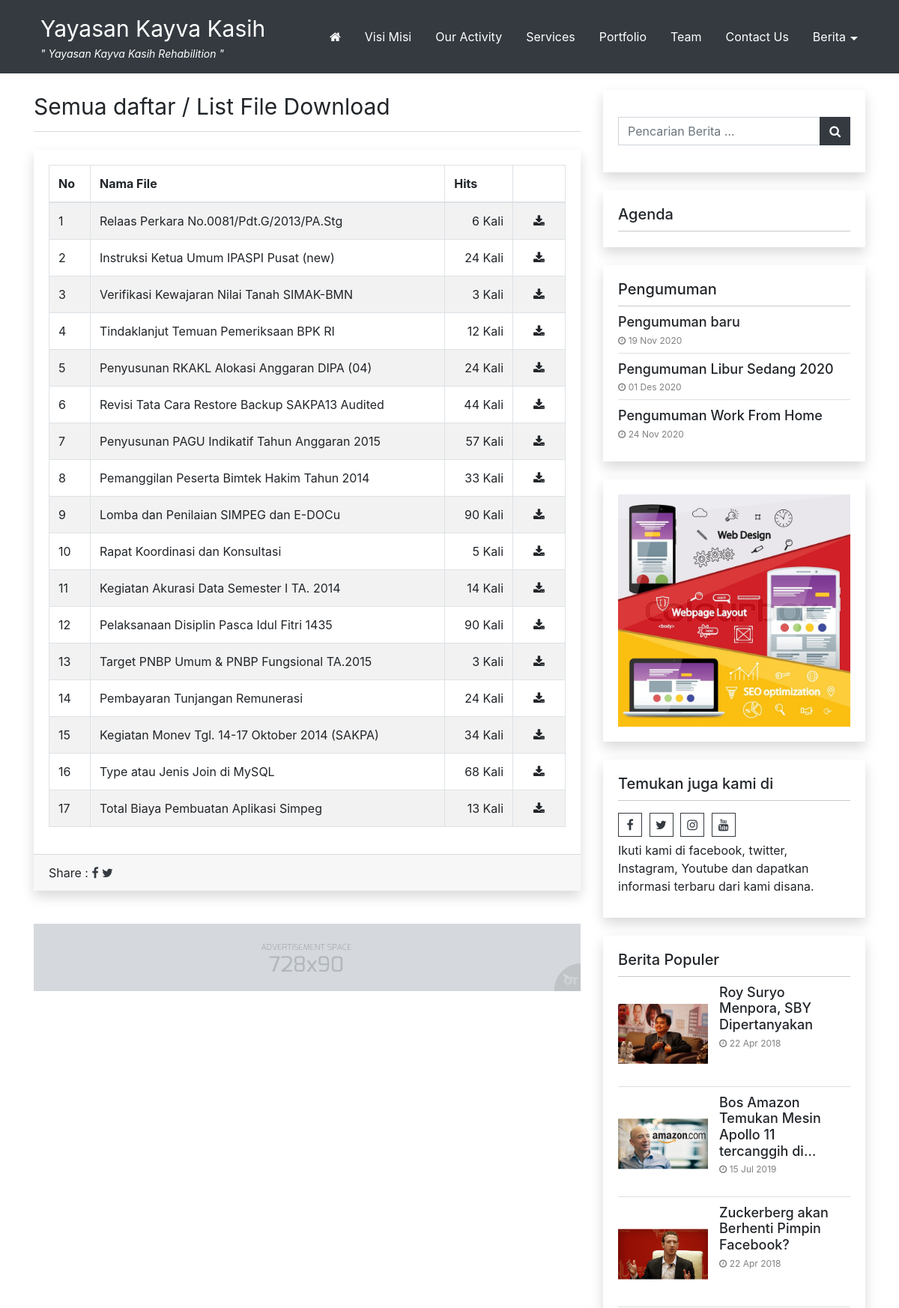
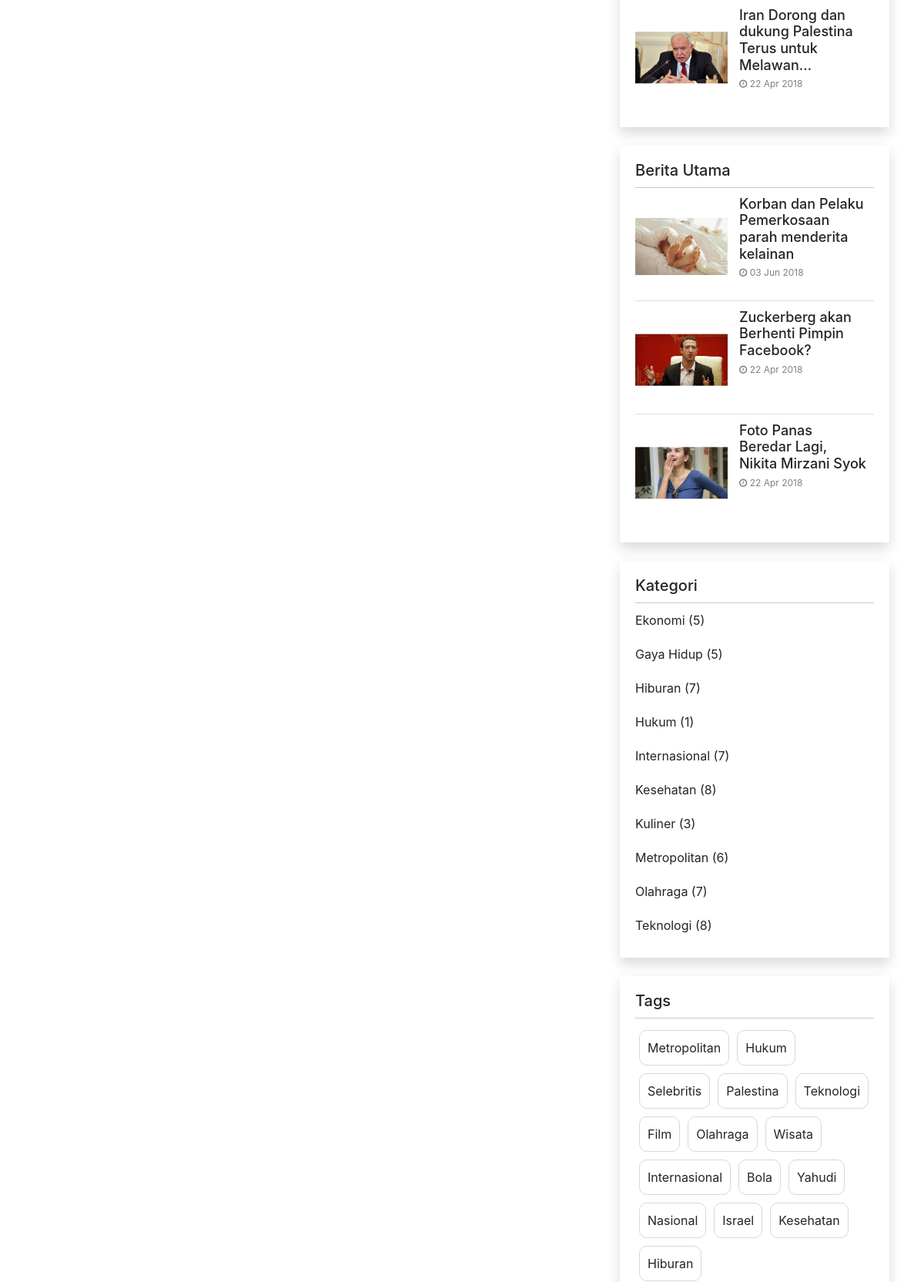
Page /index.php/download (upper part) on the committed database (2 pictures, top to bottom).
### tables this page shows
CREATE TABLE `identitas` (
  `id_identitas` int(5) NOT NULL,
  `nama_website` varchar(100) NOT NULL,
  `email` varchar(100) NOT NULL,
  `url` varchar(100) NOT NULL,
  `facebook` text NOT NULL,
  `rekening` varchar(100) NOT NULL,
  `no_telp` varchar(20) NOT NULL,
  `meta_deskripsi` varchar(250) NOT NULL,
  `meta_keyword` varchar(250) NOT NULL,
  `favicon` varchar(50) NOT NULL,
  `maps` text NOT NULL
);

CREATE TABLE `tbl_nicepage` (
  `id` int(5) NOT NULL,
  `key` varchar(255) DEFAULT NULL,
  `value` text DEFAULT NULL
);

CREATE TABLE `download` (
  `id_download` int(5) NOT NULL,
  `judul` varchar(100) NOT NULL,
  `nama_file` varchar(100) NOT NULL,
  `tgl_posting` date NOT NULL,
  `hits` int(3) NOT NULL
);

CREATE TABLE `iklantengah` (
  `id_iklantengah` int(5) NOT NULL,
  `judul` varchar(100) NOT NULL,
  `username` varchar(50) NOT NULL,
  `url` varchar(100) NOT NULL,
  `source` text NOT NULL,
  `gambar` varchar(100) NOT NULL,
  `tgl_posting` date NOT NULL,
  `posisi` varchar(50) NOT NULL
);

CREATE TABLE `tbl_nicepage_pengumuman` (
  `username` varchar(50) DEFAULT NULL,
  `id_pengumuman` int(5) NOT NULL,
  `judul_seo` varchar(255) DEFAULT NULL,
  `judul` varchar(255) DEFAULT NULL,
  `gambar` varchar(255) DEFAULT NULL,
  `deskripsi` text DEFAULT NULL,
  `dibaca` int(10) DEFAULT NULL,
  `tanggal` date DEFAULT NULL
);

CREATE TABLE `pasangiklan` (
  `id_pasangiklan` int(5) NOT NULL,
  `judul` varchar(100) NOT NULL,
  `username` varchar(50) NOT NULL,
  `url` varchar(100) NOT NULL,
  `source` text NOT NULL,
  `gambar` varchar(100) NOT NULL,
  `tgl_posting` date NOT NULL
);

CREATE TABLE `berita` (
  `id_berita` int(5) NOT NULL,
  `id_kategori` int(5) NOT NULL,
  `username` varchar(30) NOT NULL,
  `judul` varchar(100) NOT NULL,
  `sub_judul` varchar(255) NOT NULL,
  `youtube` varchar(100) NOT NULL,
  `judul_seo` text NOT NULL,
  `headline` enum('Y','N') NOT NULL DEFAULT 'Y',
  `aktif` enum('Y','N') NOT NULL DEFAULT 'N',
  `utama` enum('Y','N') NOT NULL DEFAULT 'Y',
  `isi_berita` longtext NOT NULL,
  `keterangan_gambar` text NOT NULL,
  `hari` varchar(20) NOT NULL,
  `tanggal` date NOT NULL,
  `jam` time NOT NULL,
  `gambar` varchar(100) NOT NULL,
  `dibaca` int(5) NOT NULL DEFAULT 1,
  `tag` varchar(100) NOT NULL,
  `status` enum('Y','N') NOT NULL DEFAULT 'Y'
);

CREATE TABLE `tag` (
  `id_tag` int(5) NOT NULL,
  `nama_tag` varchar(100) NOT NULL,
  `username` varchar(50) NOT NULL,
  `tag_seo` varchar(100) NOT NULL,
  `count` int(5) NOT NULL
);

### application/views/nicepage/download.php (the view, shortened to what the rows shown need)
<div class="blog-detail card shadow mb-4">
	<div class="card-body">
		<table class="table table-bordered table-hover table-striped">
			<thead>
				<tr>
					<th>No</th>
					<th>Nama File</th>
					<th>Hits</th>
					<th style='width:70px'></th>
				</tr>
			</thead>
			<tbody>
				<?php
					$no=$this->uri->segment(3)+1;
					foreach ($download->result_array() as $r) {
					?>
						<tr>
							<td><?php echo $no;?></td>
							<td><?php echo $r['judul'];?></td>
							<td class="text-right"><?php echo $r['hits'];?> Kali</td>
							<td class="text-center">
								<a href="<?php echo base_url()."download/file/".$r['nama_file'];?>">
									<i class="fa fa-download" aria-hidden="true"></i>
								</a>
							</td>
						</tr>
					<?php
						$no++;
					}
				?>
			</tbody>
		</table>
	</div>
</div>
<?php
$diklan = $this->model_utama->view_where_ordering_limit('iklantengah',array('posisi'=>'hal_download'),'id_iklantengah','ASC',0,5);
if(!empty($diklan)) {
	foreach ($diklan->result_array() as $ia) {
		echo "<a href='$ia[url]' target='_blank'>";
			$string = $ia['gambar'];
			if ($ia['gambar'] != ''){
				if(preg_match("/swf\z/i", $string)) {
					echo "<embed style='margin-top:-10px' src='".base_url()."asset/foto_iklantengah/$ia[gambar]' width='100%' height=90px quality='high' type='application/x-shockwave-flash'>";
				} else {
					echo "<img style='margin-top:-10px; margin-bottom:5px' width='100%' src='".base_url()."asset/foto_iklantengah/$ia[gambar]' title='$ia[judul]' />";
				}
			}
		echo "</a>";
	}
}
?>

### application/views/nicepage/partials/header.php (shortened to what the rows shown need)
<?php
$get_lokasi_menu    = $this->model_utama->view_where('tbl_nicepage',array('key' => 'lokasi_menu'))->row_array();
if(isset($get_lokasi_menu['value'])){
	if(!empty($get_lokasi_menu['value'])){
		$lokasi_menu = json_decode($get_lokasi_menu['value'],true);
	}
}
$menu_utama_id = '';
if(isset($lokasi_menu['menu_utama'])) {
	$menu_utama_id = $lokasi_menu['menu_utama'];
}
function build_nav_menu($menu_parent_id = 0 ,$state_menu_id, $class_menu ='menu-navbar',$home_icon = true , $deep = true){
	$list_menu = '';
	$ci = & get_instance();
	$get_menus = $ci->db->query("
		SELECT
			id_menu,
			nama_menu,
			link
		FROM
			menu
		WHERE
			aktif='Ya'
			AND
			id_parent='". $menu_parent_id."'
		ORDER BY urutan
	")->result_array();
	if(!empty($get_menus)) {
		if($menu_parent_id == $state_menu_id) {
			$list_menu .= '<ul class="'.$class_menu.'">';
			if($home_icon == true) {
				$list_menu .= '<li class="menu-item">';
				$list_menu .= '<a href="'. base_url() .'">';
				$list_menu .= '<i class="fa fa-home" aria-hidden="true"></i>';
				$list_menu .= '</a>';
				$list_menu .= '</li>';
			}
		} else {
			$list_menu .= '<ul class="sub-menu">';
		}
		foreach($get_menus as $menu_item) {
			$ahref_ttr ='';
			$base_url = base_url($menu_item['link']);
			$a_link_menu = '<a '. $ahref_ttr .' href="'. $base_url .'">';
			$a_link_menu .= $menu_item['nama_menu'];
			$a_link_menu .= '</a>';
			$get_child = array();
			if($deep == true) {
				$get_child = build_nav_menu($menu_item['id_menu'],$state_menu_id);
			}
			if(!empty($get_child) && $deep == true) {
				$list_menu .= '<li class="menu-item menu-item-has-children" id="menu-item-'.$menu_item['id_menu'].'">';
				$list_menu .= $a_link_menu;
				$list_menu .= $get_child;
				$list_menu .= '</li>';
			} else {
				$list_menu .= '<li class="menu-item" id="menu-item-'.$menu_item['id_menu'].'">';
				$list_menu .= $a_link_menu;
				$list_menu .= '</li>';
			}
		}
		$list_menu .= '</ul>';
	}
	return $list_menu;
}
?>
<nav class="main-menu-container navbar navbar-dark fixed-top  py-2 py-lg-3">
	<div class="container ml-5 pl-4 ml-lg-auto pl-lg-auto">
		<?php
			$base_path = FCPATH;
			$id_website = $this->model_utama->view('identitas')->row_array();
			$logo_website = $this->model_utama->view('logo')->row_array();
		?>
		<a class="navbar-brand float-left" href="<?php echo base_url();?>">
			<?php
				if ( $logo_website['gambar'] !== '' &&  file_exists( $base_path ."asset/logo/".$logo_website['gambar'] ) ){
					$img_src = base_url() ."asset/logo/".$logo_website['gambar'] ;
					?>
						<div class="logo-header">
							<img  src="<?php echo $img_src ;?>" alt="<?php echo $id_website['nama_website']; ?>">
						</div>
					<?php
				} else {
					?>
					<?php echo $id_website['nama_website']; ?>
					<?php
				}
			?>
			<?php
			if( isset($tagline['header']) && isset($tagline['text'])) {
				if(!empty($tagline['text'] && $tagline['header'] ==  '1') ){
					?>
					<div class="tagline-header d-lg-block d-none">" <?php echo $tagline['text'];?> "</div>
					<?php
				}
			}?>
		</a>
		<div class="main-menu d-lg-block d-none" id="main-menu">
			<?php
			echo build_nav_menu($menu_utama_id,$menu_utama_id);
			?>
		</div>
	</div>
</nav>

### application/views/nicepage/partials/sidebar.php
<div class="sidebar">
<?php
$get_setting_sidebar    = $this->model_utama->view_where('tbl_nicepage',array('key' => 'setting_sidebar'))->row_array();
$sidebar = array();
if(isset($get_setting_sidebar['value'])) {
	if(!empty($get_setting_sidebar['value'])){
		$setting_sidebar = json_decode($get_setting_sidebar['value'],true);
		if(!empty($setting_sidebar)) {
			$number = 0;
			foreach($setting_sidebar as $i => $widget_id){
				$id = key($widget_id);
				$sidebar[$number]['widget_id'] = $id;
				$sidebar[$number]['widget_setting'] = $widget_id[$id];
				$number++;
			}
		}
	}
}
foreach($sidebar as $i => $item) {
	$file_sidebar = VIEWPATH . template().'/widgets/' . $item['widget_id'] . '.php';
	if( file_exists($file_sidebar)) {
		$widget_setting = $item['widget_setting'];
		include $file_sidebar;
	}
}
?>
</div>

### application/views/nicepage/widgets/widget_pengumuman.php (shortened to what the rows shown need)
<div class="widget card mb-4 widget-pengumuman ">
		<?php
			$jumlah_pengumuman = 0;
			if( isset($widget_setting['judul']) ) {
				if( !empty(trim($widget_setting['judul']))) {
					?>
					<h5 class="card-header">
						<?php echo $widget_setting['judul'];?>
					</h5>
					<?php
				}
			}
			if( isset($widget_setting['jumlah']) ) {
				$jumlah_pengumuman = (int) $widget_setting['jumlah'];
			}
			$tampilkan_gambar =  1;
			if( isset($widget_setting['tampilkan_gambar']) ) {
				$tampilkan_gambar = (int) $widget_setting['tampilkan_gambar'];
			}
		?>
	<div class="card-body">
		<ul>
			<?php
				$pengumuman = $this->db->query("
					SELECT
						*
					FROM
						tbl_nicepage_pengumuman
					ORDER BY
						id_pengumuman DESC
					LIMIT 0,".$jumlah_pengumuman
				)->result_array();
				foreach ($pengumuman as $item) {
					?>
					<li class="list-post">
						<div class="post-content"
							<?php if($tampilkan_gambar == 0) { ?>
								style="min-height: auto;padding: 0;"
							<?php } ?>
							>
							<a href="<?php echo base_url('pengumuman/detail/'.$item['judul_seo']);?>" >
								<h5 class="post-header">
									<?php echo $item['judul'];?>
								</h5>
							</a>
								<div class="post-meta">
									<i class="fa fa-clock-o"></i> <?php echo tgl_indo($item['tanggal']);?>
								</div>
						</div>
					</li>
					<?php
				}
			?>
		</ul>
    </div>
</div>

### application/views/nicepage/widgets/widget_iklan_sidebar.php (shortened to what the rows shown need)
<div class="widget card mb-4 widget-iklan-sidebar">
			<?php
	$iklan_sidebar = 0;
	if( isset($widget_setting['iklan_sidebar']) ) {
		$iklan_sidebar = (int) $widget_setting['iklan_sidebar'];
	}
?>
<?php
  	$pasang_iklan_sidebar = $this->db->query("SELECT * FROM pasangiklan WHERE id_pasangiklan ='". $iklan_sidebar."'");
	foreach ($pasang_iklan_sidebar->result_array() as $iklan){
		if ($iklan['gambar'] != ''){
			?>
			<a href="<?php echo $iklan['url'];?>"
				target='_blank'>
				<img style='width:100%'
					src="<?php echo base_url()."asset/foto_pasangiklan/".$iklan['gambar'];?>"
					alt="<?php echo $iklan['judul'];?>" />
			</a>
			<?php
		}
	 }
?>
</div>

### application/views/nicepage/widgets/widget_social.php
<div class="widget card mb-4 widget-social">
	<?php
		if( isset($widget_setting['judul']) ) {
			if( !empty(trim($widget_setting['judul']))) {
				?>
				<h5 class="card-header">
					<?php echo $widget_setting['judul'];?>
				</h5>
				<?php
			}
		}
	?>
	<div class="social-bar">
		<?php
			$sosmed = $this->model_utama->view('identitas')->row_array();
			$pecahd = explode(",", $sosmed['facebook']);
		?>
		<a target="_BLANK" href="<?php echo $pecahd[0]; ?>" class="social-icon"><i class="fa fa-facebook" aria-hidden="true"></i></a>
		<a target="_BLANK" href="<?php echo $pecahd[1]; ?>" class="social-icon"><i class="fa fa-twitter" aria-hidden="true"></i></a>
		<a target="_BLANK" href="<?php echo $pecahd[2]; ?>" class="social-icon"><i class="fa fa-instagram" aria-hidden="true"></i></a>
		<a target="_BLANK" href="<?php echo $pecahd[3]; ?>" class="social-icon"><i class="fa fa-youtube" aria-hidden="true"></i></a>
		<?php
			if( isset($widget_setting['teks']) ) {
				if( !empty(trim($widget_setting['teks']))) {
					?>
					<div class="social-text"><?php echo $widget_setting['teks'];?></div>
					<?php
				}
			}
		?>
	</div>
</div>

### application/views/nicepage/widgets/widget_berita_populer.php (shortened to what the rows shown need)
<div class="widget card mb-4 posts-widget">
	<?php
		$jumlah_berita = 0;
		if( isset($widget_setting['judul']) ) {
			if( !empty(trim($widget_setting['judul']))) {
				?>
				<h5 class="card-header">
					<?php echo $widget_setting['judul'];?>
				</h5>
				<?php
			}
		}
		if( isset($widget_setting['jumlah']) ) {
			$jumlah_berita = (int) $widget_setting['jumlah'];
		}
	?>
	<div class="card-body">
		<ul>
			<?php
				$populer = $this->model_utama->view_join_two(
					'berita',
					'users',
					'kategori',
					'username',
					'id_kategori',
					array('berita.status' => 'Y'),
					'dibaca','DESC',0, $jumlah_berita
				);
				foreach ($populer->result_array() as $berita) {
				$img_src= base_url().'asset/foto_berita/small_no-image.jpg';
				if ($berita['gambar'] !==''){
					$img_src =base_url().'asset/foto_berita/'.$berita['gambar'];
				}
				$img_size = getimagesize($img_src);
				$class_image= ($img_size[0] > $img_size[1]) ? 'landscape':'portrait';
				?>
					<li class="list-post">
						<a href="<?php echo base_url().$berita['judul_seo'];?>">
							<div class="post-img-container">
								<div class="thumbnail">
									<div class="center">
										<img class="<?php echo $class_image;?>" src="<?php echo $img_src;?>" title="image" />
									</div>
								</div>
							</div>
						</a>
						<div class="post-content">
							<a href="<?php echo base_url().$berita['judul_seo'];?>" >
								<h5 class="post-header">
									<?php echo word_limiter( strip_tags($berita['judul']),8);?>
								</h5>
							</a>
							<div class="post-meta">
								<i class="fa fa-clock-o"></i> <?php echo tgl_indo($berita['tanggal']);?>
							</div>
						</div>
					</li>
					<?php
				}
			?>
		</ul>
	</div>
</div>

### application/views/nicepage/widgets/widget_berita_pilihan.php (shortened to what the rows shown need)
<div class="widget card mb-4 posts-widget">
		<?php
			$jumlah_berita = 0;
			if( isset($widget_setting['judul']) ) {
				if( !empty(trim($widget_setting['judul']))) {
					?>
					<h5 class="card-header">
						<?php echo $widget_setting['judul'];?>
					</h5>
					<?php
				}
			}
			$filter_berita = array();
			if( isset($widget_setting['group']) ) {
				$group_berita =  $widget_setting['group'];
				if(!empty(trim($group_berita))) {
					switch ($group_berita) {
						case 'utama':
							$filter_berita = array('berita.utama' => 'Y');
							break;
					}
				}
			}
			if( isset($widget_setting['jumlah']) ) {
				$jumlah_berita = (int) $widget_setting['jumlah'];
			}
		?>
	<div class="card-body">
		<ul>
				<?php
					$filter_berita = array_merge($filter_berita,array(
						'berita.status' => 'Y'
					));
					$berita_pilihan = $this->model_utama->view_join_two(
							'berita',
							'users',
							'kategori',
							'username',
							'id_kategori',
							$filter_berita,
							'tanggal','DESC',0,$jumlah_berita);
					foreach ($berita_pilihan->result_array() as $i => $berita) {
					$img_src= base_url().'asset/foto_berita/small_no-image.jpg';
					if ($berita['gambar'] !==''){
						$img_src =base_url().'asset/foto_berita/'.$berita['gambar'];
					}
					$img_size = getimagesize($img_src);
					$class_image= ($img_size[0] > $img_size[1]) ? 'landscape':'portrait';
					?>
					<li class="list-post">
							<a href="<?php echo base_url().$berita['judul_seo'];?>">
								<div class="post-img-container">
									<div class="thumbnail">
										<div class="center">
											<img class="<?php echo $class_image;?>" src="<?php echo $img_src;?>" title="image" />
										</div>
									</div>
								</div>
							</a>
							<div class="post-content">
								<a href="<?php echo base_url().$berita['judul_seo'];?>" >
									<h5 class="post-header">
										<?php echo word_limiter( strip_tags($berita['judul']),8);?>
									</h5>
								</a>
								<div class="post-meta">
									<i class="fa fa-clock-o"></i> <?php echo tgl_indo($berita['tanggal']);?>
								</div>
							</div>
					</li>
					<?php
					}
				?>
		</ul>
	</div>
</div>

### application/views/nicepage/widgets/widget_berita_tag.php
<div class="widget widget-tagcloud card mb-4">
		<?php
			if( isset($widget_setting['judul']) ) {
				if( !empty(trim($widget_setting['judul']))) {
					?>
					<h5 class="card-header">
						<?php echo $widget_setting['judul'];?>
					</h5>
					<?php
				}
			}
		?>
  <div class="tagcloud">
  	<?php
		$tag = $this->model_utama->view_ordering_limit('tag','id_tag','RANDOM',0,50);
  		foreach ($tag->result_array() as $row) {
			?>
			<a href="<?php echo base_url()."tag/detail/".$row['tag_seo'];?>">
				<?php echo $row['nama_tag'];?>
			</a>
			<?php
		}
	?></div>
</div>

### rows in the picture
identitas: nama_website "Yayasan Kayva Kasih", judul "Temukan juga kami di", teks "Ikuti kami di facebook, twitter, Instagram, Youtube dan dapatkan informasi terbaru dari kami disana."
tbl_nicepage: value "Yayasan Kayva Kasih Rehabilition"
download: judul "Relaas Perkara No.0081/Pdt.G/2013/PA.Stg", hits "6"
download: judul "Instruksi Ketua Umum IPASPI Pusat (new)", hits "24"
download: judul "Verifikasi Kewajaran Nilai Tanah SIMAK-BMN", hits "3"
download: judul "Tindaklanjut Temuan Pemeriksaan BPK RI", hits "12"
download: judul "Penyusunan RKAKL Alokasi Anggaran DIPA (04)", hits "24"
download: judul "Revisi Tata Cara Restore Backup SAKPA13 Audited", hits "44"
download: judul "Penyusunan PAGU Indikatif Tahun Anggaran 2015", hits "57"
download: judul "Pemanggilan Peserta Bimtek Hakim Tahun 2014", hits "33"
download: judul "Lomba dan Penilaian SIMPEG dan E-DOCu", hits "90"
download: judul "Rapat Koordinasi dan Konsultasi", hits "5"
download: judul "Kegiatan Akurasi Data Semester I TA. 2014", hits "14"
download: judul "Pelaksanaan Disiplin Pasca Idul Fitri 1435", hits "90"
download: judul "Target PNBP Umum & PNBP Fungsional TA.2015", hits "3"
download: judul "Pembayaran Tunjangan Remunerasi", hits "24"
download: judul "Kegiatan Monev Tgl. 14-17 Oktober 2014 (SAKPA)", hits "34"
download: judul "Type atau Jenis Join di MySQL", hits "68"
download: judul "Total Biaya Pembuatan Aplikasi Simpeg", hits "13"
iklantengah: gambar (picture)
tbl_nicepage_pengumuman: judul "Pengumuman baru", tanggal "19 Nov 2020"
tbl_nicepage_pengumuman: judul "Pengumuman Libur Sedang 2020", tanggal "01 Des 2020"
tbl_nicepage_pengumuman: judul "Pengumuman Work From Home", tanggal "24 Nov 2020"
pasangiklan: gambar (picture)
berita: gambar (picture), judul "Roy Suryo Menpora, SBY Dipertanyakan", tanggal "22 Apr 2018"
berita: gambar (picture), judul "Bos Amazon Temukan Mesin Apollo 11 tercanggih di…", tanggal "15 Jul 2019"
berita: gambar (picture), judul "Zuckerberg akan Berhenti Pimpin Facebook?", tanggal "22 Apr 2018"
berita: gambar (picture), judul "Iran Dorong dan dukung Palestina Terus untuk Melawan…", tanggal "22 Apr 2018"
berita: gambar (picture), judul "Korban dan Pelaku Pemerkosaan parah menderita kelainan", tanggal "03 Jun 2018"
berita: gambar (picture), judul "Foto Panas Beredar Lagi, Nikita Mirzani Syok", tanggal "22 Apr 2018"
tag: nama_tag "Metropolitan"
tag: nama_tag "Hukum"
tag: nama_tag "Selebritis"
tag: nama_tag "Palestina"
tag: nama_tag "Teknologi"
tag: nama_tag "Film"
tag: nama_tag "Olahraga"
tag: nama_tag "Wisata"
tag: nama_tag "Internasional"
tag: nama_tag "Bola"
tag: nama_tag "Yahudi"
tag: nama_tag "Nasional"
tag: nama_tag "Israel"
tag: nama_tag "Kesehatan"
tag: nama_tag "Hiburan"

### other values in the picture
$widget_setting['judul'] "Agenda"
$widget_setting['judul'] "Pengumuman"
$widget_setting['judul'] "Berita Populer"
$widget_setting['judul'] "Berita Utama"
$widget_setting['judul'] "Kategori"
$item_kategori['nama_kategori'] "Ekonomi"
$item_kategori['jml_berita'] "5"
$item_kategori['nama_kategori'] "Gaya Hidup"
$item_kategori['nama_kategori'] "Hiburan"
$item_kategori['jml_berita'] "7"
$item_kategori['nama_kategori'] "Hukum"
$item_kategori['jml_berita'] "1"
$item_kategori['nama_kategori'] "Internasional"
$item_kategori['nama_kategori'] "Kesehatan"
$item_kategori['jml_berita'] "8"
